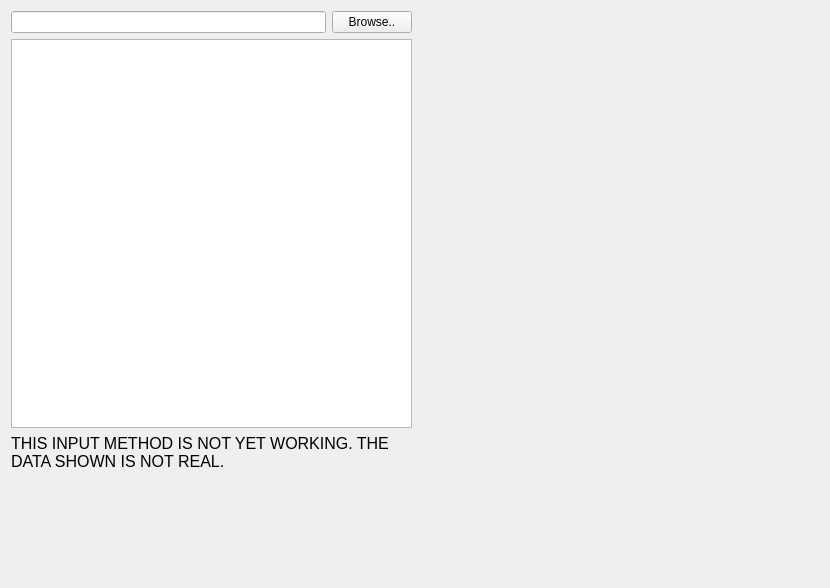
<?xml version="1.0" encoding="UTF-8"?>
<ui version="4.0">
 <class>Form</class>
 <widget class="QWidget" name="Form">
  <property name="geometry">
   <rect>
    <x>0</x>
    <y>0</y>
    <width>830</width>
    <height>588</height>
   </rect>
  </property>
  <property name="windowTitle">
   <string>Form</string>
  </property>
  <layout class="QGridLayout" name="gridLayout">
   <item row="0" column="0">
    <layout class="QVBoxLayout" name="verticalLayout_2">
     <item>
      <layout class="QHBoxLayout" name="horizontalLayout_2">
       <item>
        <widget class="QLineEdit" name="fileEdit"/>
       </item>
       <item>
        <widget class="QPushButton" name="browse">
         <property name="text">
          <string>Browse..</string>
         </property>
        </widget>
       </item>
      </layout>
     </item>
     <item>
      <widget class="QTableWidget" name="table"/>
     </item>
    </layout>
   </item>
   <item row="0" column="1">
    <widget class="QSplitter" name="splitter">
     <property name="orientation">
      <enum>Qt::Horizontal</enum>
     </property>
     <widget class="Canvas" name="canvas" native="true">
      <property name="sizePolicy">
       <sizepolicy hsizetype="Preferred" vsizetype="Preferred">
        <horstretch>1</horstretch>
        <verstretch>0</verstretch>
       </sizepolicy>
      </property>
      <property name="minimumSize">
       <size>
        <width>100</width>
        <height>0</height>
       </size>
      </property>
     </widget>
    </widget>
   </item>
   <item row="2" column="0" colspan="2">
    <widget class="LinearSetWidget" name="timeline" native="true">
     <property name="minimumSize">
      <size>
       <width>0</width>
       <height>100</height>
      </size>
     </property>
    </widget>
   </item>
   <item row="1" column="0">
    <widget class="QLabel" name="label">
     <property name="font">
      <font>
       <pointsize>12</pointsize>
      </font>
     </property>
     <property name="text">
      <string>THIS INPUT METHOD IS NOT YET WORKING. THE DATA SHOWN IS NOT REAL.</string>
     </property>
     <property name="wordWrap">
      <bool>true</bool>
     </property>
    </widget>
   </item>
  </layout>
 </widget>
 <customwidgets>
  <customwidget>
   <class>Canvas</class>
   <extends>QWidget</extends>
   <header>pcot.ui.canvas</header>
   <container>1</container>
  </customwidget>
  <customwidget>
   <class>LinearSetWidget</class>
   <extends>QWidget</extends>
   <header>pcot.ui.linear</header>
   <container>1</container>
  </customwidget>
 </customwidgets>
 <resources/>
 <connections/>
</ui>
